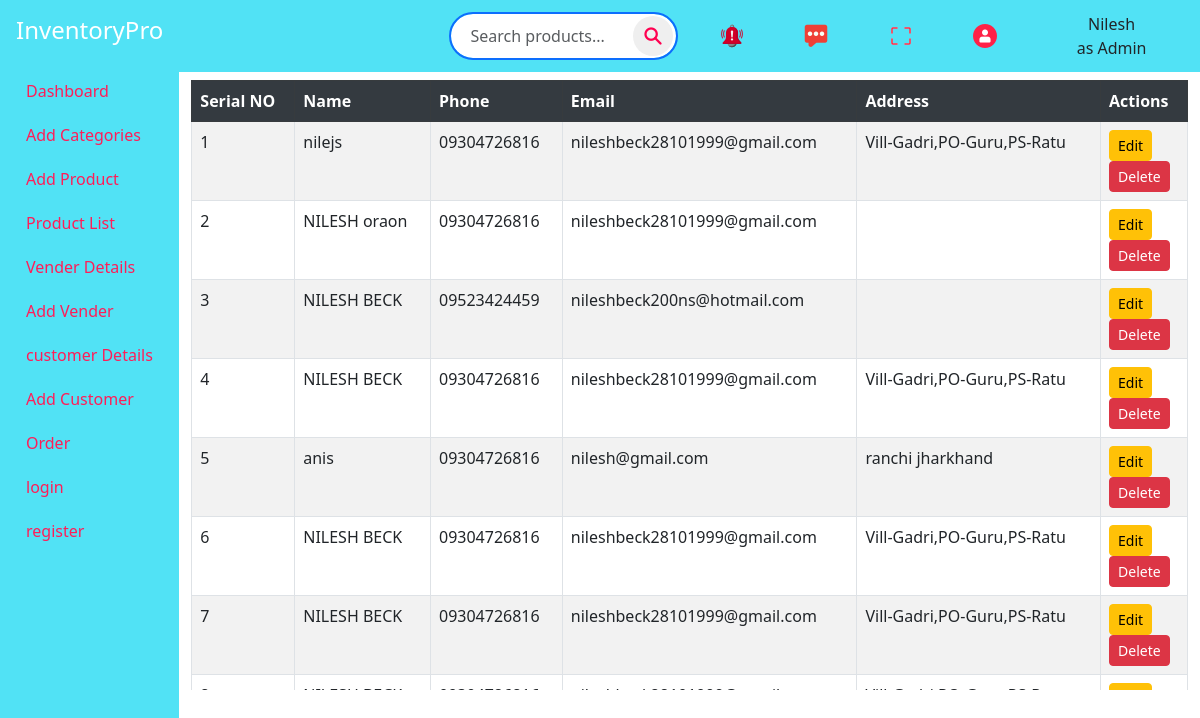
/customer_detail/, run on the app's committed database.
### myinventory/models.py (models this page shows, shortened)
class customer(models.Model):
    name=models.CharField(max_length=50)
    phone=models.CharField(max_length=12)
    email=models.EmailField()
    address=models.TextField()

### myinventory/views.py (the view)
def customer_detail(request):
    cus=customer.objects.all()
    return render(request, 'customer_detail.html', {'cust':cus})

### myinventory/templates/customer_detail.html (shortened to what this page needs)
<!DOCTYPE html>
<html lang="en">
{%load static%}
<head>
  <link href="https://cdn.jsdelivr.net/npm/bootstrap@5.3.0/dist/css/bootstrap.min.css" rel="stylesheet" />
  <link rel="stylesheet" href="{%static 'css/customer_detail.css'%}" />
</head>
<body>
  <div class="sidebar p-3">
    <h4 class="mb-4">InventoryPro</h4>
    <a href="{% url 'home'%}">Dashboard</a>
    <a href="{% url 'add_categories'%}">Add Categories</a>
    <a href="{% url 'add_products'%}">Add Product</a>
     <a href="{% url 'product_list'%}">Product List</a>
    <a href="{% url 'vender_detail'%}">Vender Details</a>
    <a href="{% url 'add_vender'%}">Add Vender</a>
    <a href="{% url 'customer_detail'%}">customer Details</a>
    <a href="{% url 'add_customer'%}">Add Customer</a>
    <a href="{% url 'order'%}">Order</a>
    <a href="{% url 'login'%}">login</a>
    <a href="{% url 'register'%}">register</a>
  </div>
  <div class="container-fluid  ">
    <div class="row justify-content-start text-center head">
      <div class="col-md-3  ">
        <div class="search-bar">
          <input type="text" class="form-control" placeholder="Search products...">
          <button><img src="{% static 'icons/search.png'%}"></button>
        </div>
      </div>
      <div class="col-md-4 p-0 icons  ">
        <img src="{% static 'icons/alarm.png'%}">
        <img src="{% static 'icons/chat-box.png'%}">
        <img src="{% static 'icons/fullscreen.png'%}">
        <img src="{% static 'icons/user.png'%}">
      </div>
      <div class="col-md-2 p-0 icons  ">
        <div class="user">
          <span>Nilesh</span>
          <span>as Admin</span>
        </div>
      </div>
    </div>
    <div class="table-responsive table-container mt-2">
      <table class="table table-striped table-bordered shadow-sm">
        <thead class="table-dark sticky-header ">
          <tr>
            <th>Serial NO</th>
            <th>Name</th>
            <th>Phone</th>
            <th>Email</th>
            <th>Address</th>
            <th>Actions</th>
          </tr>
        </thead>
        <tbody>
              {% for x in cust %}
          <tr>
            <td >{{ forloop.counter}}</td>
            <td value="{{x.id}}">{{x.name}}</td>
            <td value="{{x.id}}">{{x.phone}}</td>
            <td value="{{x.id}}">{{x.email}}</td>
            <td value="{{x.id}}">{{x.address}}</td>
            <td>
              <a href="{% url 'update_customer' x.id %}"><button class="btn btn-sm btn-warning">Edit</button></a>
              <form method="POST" action="{% url 'delete_customer' x.id %}">
              <button type="submit"  onclick="return confirm('Are you sure to delete this vender ?')"  class="btn btn-sm btn-danger">Delete</button>
              </form>
            </td>
          </tr>
          {% endfor %}
        </tbody>
      </table>
    </div>
  </div>
</body>
</html>

### myinventory/static/css/customer_detail.css (style rules this page uses)
body { min-height: 100vh; display: flex; }
.sidebar { width: 200px; background-color: #51e2f5; color: white; min-height: 100vh; }
.sidebar a { color: #ff1d58; display: flex; padding: 10px; text-decoration: none; }
.head { display: flex; justify-content:center; align-items: center; background-color:#51e2f5; padding: 4px; }
.icons { display: flex; justify-content:space-around; }
.user { display: flex; flex-direction: column; }
.search-bar { position: relative; max-width: 500px; margin: 8px auto; }
.search-bar input { border-radius: 50px; border: 2px solid #0d6efd; padding: 10px 50px 10px 20px; width: 100%; outline: none; }
.search-bar button { position: absolute; right: 5px; top: 50%; transform: translateY(-50%); border-radius: 50%; border: none; width: 40px; height: 40px; display: flex; justify-content: center; align-items: center; }
.table-container { height: 610px; overflow-y: auto; }
.sticky-header th { position: sticky; top: 0; background-color: #343a40; color: white; z-index: 10; }

### data on the page
customer: {{ x.id }} 24 (drawn), name "nilejs", phone "09304726816", email "nileshbeck28101999@gmail.com", address "Vill-Gadri,PO-Guru,PS-Ratu"
customer: {{ x.id }} 25 (drawn), name "NILESH oraon", phone "09304726816", email "nileshbeck28101999@gmail.com"
customer: {{ x.id }} 27 (drawn), name "NILESH BECK", phone "09523424459", email "nileshbeck200ns@hotmail.com"
customer: {{ x.id }} 30 (drawn), name "NILESH BECK", phone "09304726816", email "nileshbeck28101999@gmail.com", address "Vill-Gadri,PO-Guru,PS-Ratu"
customer: {{ x.id }} 31 (drawn), name "anis", phone "09304726816", email "nilesh@gmail.com", address "ranchi jharkhand"
customer: {{ x.id }} 32 (drawn), name "NILESH BECK", phone "09304726816", email "nileshbeck28101999@gmail.com", address "Vill-Gadri,PO-Guru,PS-Ratu"
customer: {{ x.id }} 33 (drawn), name "NILESH BECK", phone "09304726816", email "nileshbeck28101999@gmail.com", address "Vill-Gadri,PO-Guru,PS-Ratu"
